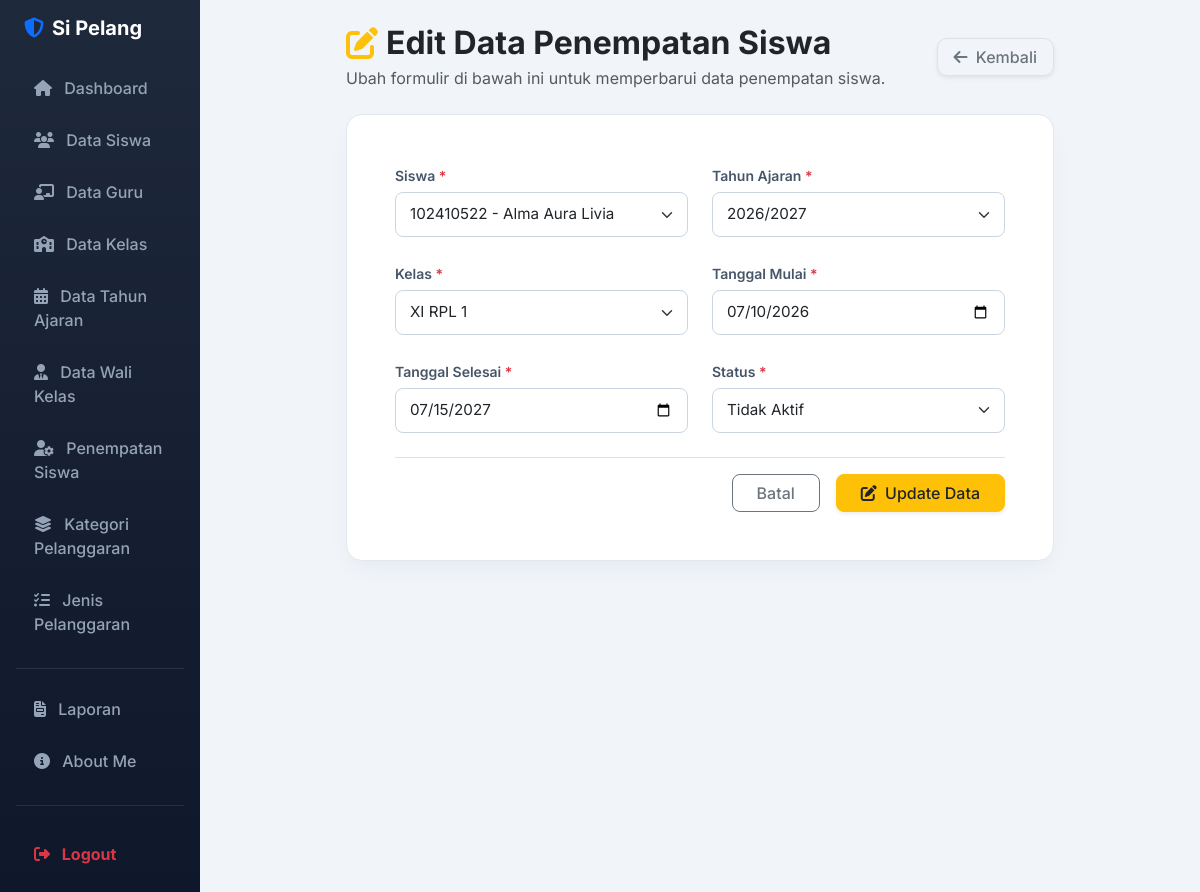
The app's page /edit_penempatan_siswa.php?id=101 (signed in), older data.
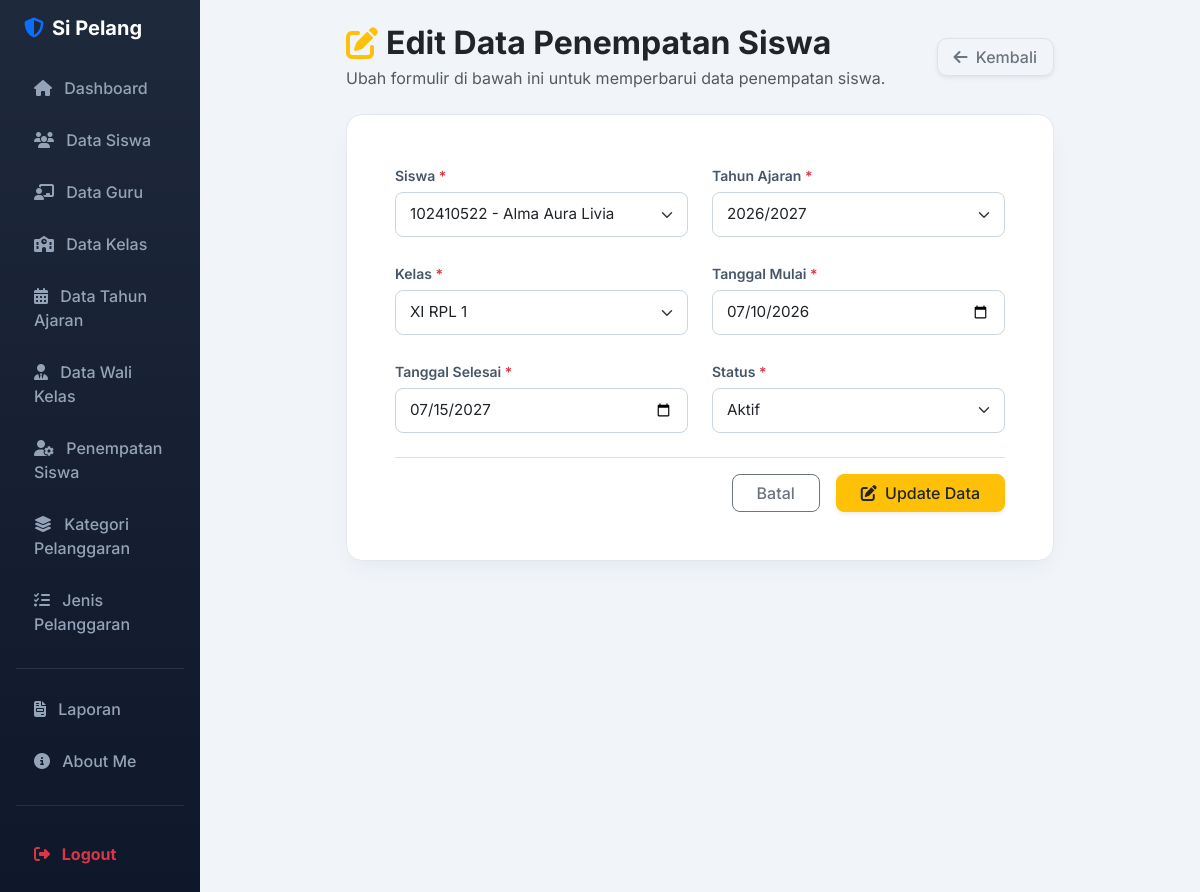
The same page, newer data.
### tables this page shows
CREATE TABLE `t_kelas_siswa` (
  `id` int(11) NOT NULL,
  `siswa_id` int(11) DEFAULT NULL,
  `tahun_ajaran_id` int(11) DEFAULT NULL,
  `kelas_id` int(11) DEFAULT NULL,
  `tanggal_mulai` date NOT NULL,
  `tanggal_selesai` date NOT NULL,
  `status_aktif` tinyint(1) NOT NULL,
  `created_at` timestamp NOT NULL DEFAULT current_timestamp(),
  `updated_at` timestamp NOT NULL DEFAULT current_timestamp()
);

CREATE TABLE `t_siswa` (
  `id` int(11) NOT NULL,
  `nis` varchar(30) DEFAULT NULL,
  `nisn` varchar(20) NOT NULL,
  `nama` varchar(150) DEFAULT NULL,
  `jenis_kelamin` char(1) NOT NULL,
  `tanggal_lahir` date NOT NULL,
  `alamat` text NOT NULL,
  `status_aktif` tinyint(1) NOT NULL,
  `created_at` timestamp NOT NULL DEFAULT current_timestamp(),
  `updated_at` timestamp NOT NULL DEFAULT current_timestamp()
);

CREATE TABLE `t_tahun_ajaran` (
  `id` int(11) NOT NULL,
  `nama` varchar(20) DEFAULT NULL,
  `tanggal_mulai` date NOT NULL,
  `tanggal_selesai` date NOT NULL,
  `status_aktif` tinyint(1) NOT NULL,
  `created_at` timestamp NOT NULL DEFAULT current_timestamp(),
  `updated_at` timestamp NOT NULL DEFAULT current_timestamp()
);

CREATE TABLE `t_kelas` (
  `id` int(11) NOT NULL,
  `nama` varchar(100) DEFAULT NULL,
  `tingkat` varchar(20) NOT NULL,
  `jurusan` varchar(100) NOT NULL,
  `status_aktif` tinyint(1) NOT NULL,
  `created_at` timestamp NOT NULL DEFAULT current_timestamp(),
  `updated_at` timestamp NOT NULL DEFAULT current_timestamp()
);

### edit_penempatan_siswa.php (the view, shortened to what the changed rows need)
<?php
include 'config/koneksi.php';
function e($nilai)
{
    return htmlspecialchars(
        (string) ($nilai ?? ''),
        ENT_QUOTES,
        'UTF-8'
    );
}
$id = filter_input(INPUT_GET, 'id', FILTER_VALIDATE_INT);
$stmt = mysqli_prepare($koneksi, "
    SELECT *
    FROM t_kelas_siswa
    WHERE id = ?
    LIMIT 1
");
mysqli_stmt_bind_param($stmt, "i", $id);
mysqli_stmt_execute($stmt);
$result = mysqli_stmt_get_result($stmt);
$data = mysqli_fetch_assoc($result);
$stmt_siswa = mysqli_prepare($koneksi, "
    SELECT s.id, s.nis, s.nama
    FROM t_siswa s
    WHERE s.status_aktif = 1
    AND (
        s.id = ?
        OR NOT EXISTS (
            SELECT 1
            FROM t_kelas_siswa ks
            WHERE ks.siswa_id = s.id
            AND ks.tahun_ajaran_id = ?
            AND ks.status_aktif = 1
            AND ks.id != ?
        )
    )
    ORDER BY s.nama ASC
");
mysqli_stmt_bind_param(
    $stmt_siswa,
    "iii",
    $data['siswa_id'],
    $data['tahun_ajaran_id'],
    $id
);
mysqli_stmt_execute($stmt_siswa);
$siswa = mysqli_stmt_get_result($stmt_siswa);
$stmt_tahun = mysqli_prepare($koneksi, "
    SELECT id, nama
    FROM t_tahun_ajaran
    WHERE status_aktif = 1
    OR id = ?
    ORDER BY id DESC
");
mysqli_stmt_bind_param(
    $stmt_tahun,
    "i",
    $data['tahun_ajaran_id']
);
mysqli_stmt_execute($stmt_tahun);
$tahun = mysqli_stmt_get_result($stmt_tahun);
$stmt_kelas = mysqli_prepare($koneksi, "
    SELECT id, nama
    FROM t_kelas
    WHERE status_aktif = 1
    OR id = ?
    ORDER BY nama ASC
");
mysqli_stmt_bind_param(
    $stmt_kelas,
    "i",
    $data['kelas_id']
);
mysqli_stmt_execute($stmt_kelas);
$kelas = mysqli_stmt_get_result($stmt_kelas);
$tanggal_mulai = $data['tanggal_mulai'] ?? '';
$tanggal_selesai = $data['tanggal_selesai'] ?? '';
?>
<!DOCTYPE html>
<html lang="id">
<head>
    <link href="https://cdn.jsdelivr.net/npm/bootstrap@5.3.0/dist/css/bootstrap.min.css" rel="stylesheet">
    <link rel="stylesheet" href="https://cdnjs.cloudflare.com/ajax/libs/font-awesome/6.4.0/css/all.min.css">
</head>
<body>
<div class="container-fluid">
    <div class="row">
        <main class="col-md-9 ms-sm-auto col-lg-10 px-md-4 py-4">
            <div class="row justify-content-center">
                <div class="col-xl-9 col-lg-10">
                    <div class="d-flex justify-content-between align-items-center mb-4">
                        <div>
                            <h2 class="fw-bold text-dark d-flex align-items-center gap-2 mb-1">
                                <i class="fa-solid fa-pen-to-square text-warning"></i>
                                Edit Data Penempatan Siswa
                            </h2>
                        </div>
                    </div>
                    <div class="card card-custom p-4 p-md-5">
                        <form action="proses_edit_penempatan.php" method="POST">
                            <div class="row g-4">
                                <div class="col-md-6">
                                    <label for="siswa_id" class="form-label">
                                        Siswa <span class="text-danger">*</span>
                                    </label>
                                    <select class="form-select"
                                            id="siswa_id"
                                            name="siswa_id"
                                            required>
                                        <?php while ($row = mysqli_fetch_assoc($siswa)) : ?>
                                            <option
                                                value="<?= (int) $row['id']; ?>"
                                                <?= (int) $row['id'] === (int) $data['siswa_id'] ? 'selected' : ''; ?>>
                                                <?= e($row['nis']); ?> -
                                            </option>
                                        <?php endwhile; ?>
                                    </select>
                                </div>
                                <div class="col-md-6">
                                    <label for="tahun_ajaran_id" class="form-label">
                                        Tahun Ajaran <span class="text-danger">*</span>
                                    </label>
                                    <select class="form-select"
                                            id="tahun_ajaran_id"
                                            name="tahun_ajaran_id"
                                            required>
                                        <?php while ($row = mysqli_fetch_assoc($tahun)) : ?>
                                            <option
                                                value="<?= (int) $row['id']; ?>"
                                                <?= (int) $row['id'] === (int) $data['tahun_ajaran_id'] ? 'selected' : ''; ?>>
                                                <?= e($row['nama']); ?>
                                            </option>
                                        <?php endwhile; ?>
                                    </select>
                                </div>
                                <div class="col-md-6">
                                    <label for="kelas_id" class="form-label">
                                        Kelas <span class="text-danger">*</span>
                                    </label>
                                    <select class="form-select"
                                            id="kelas_id"
                                            name="kelas_id"
                                            required>
                                        <?php while ($row = mysqli_fetch_assoc($kelas)) : ?>
                                            <option
                                                value="<?= (int) $row['id']; ?>"
                                                <?= (int) $row['id'] === (int) $data['kelas_id'] ? 'selected' : ''; ?>>
                                                <?= e($row['nama']); ?>
                                            </option>
                                        <?php endwhile; ?>
                                    </select>
                                </div>
                                <div class="col-md-6">
                                    <label for="tanggal_mulai" class="form-label">
                                        Tanggal Mulai <span class="text-danger">*</span>
                                    </label>
                                    <input
                                        type="date"
                                        class="form-control"
                                        id="tanggal_mulai"
                                        name="tanggal_mulai"
                                        value="<?= e($tanggal_mulai); ?>"
                                        required
                                    >
                                </div>
                                <div class="col-md-6">
                                    <label for="tanggal_selesai" class="form-label">
                                        Tanggal Selesai <span class="text-danger">*</span>
                                    </label>
                                    <input
                                        type="date"
                                        class="form-control"
                                        id="tanggal_selesai"
                                        name="tanggal_selesai"
                                        value="<?= e($tanggal_selesai); ?>"
                                        required
                                    >
                                </div>
                                <div class="col-md-6">
                                    <label for="status_aktif" class="form-label">
                                        Status <span class="text-danger">*</span>
                                    </label>
                                    <select class="form-select"
                                            id="status_aktif"
                                            name="status_aktif"
                                            required>
                                        <option value="1"
                                            <?= (int) $data['status_aktif'] === 1 ? 'selected' : ''; ?>>
                                            Aktif
                                        </option>
                                        <option value="0"
                                            <?= (int) $data['status_aktif'] === 0 ? 'selected' : ''; ?>>
                                            Tidak Aktif
                                        </option>
                                    </select>
                                </div>
                            </div>
                        </form>
                    </div>
                </div>
            </div>
        </main>
    </div>
</div>
</body>
</html>

Row changes from the older to the newer data that the page shows:
changed t_kelas_siswa "102410522 - Alma Aura Livia": status_aktif "Tidak Aktif" → "Aktif"
